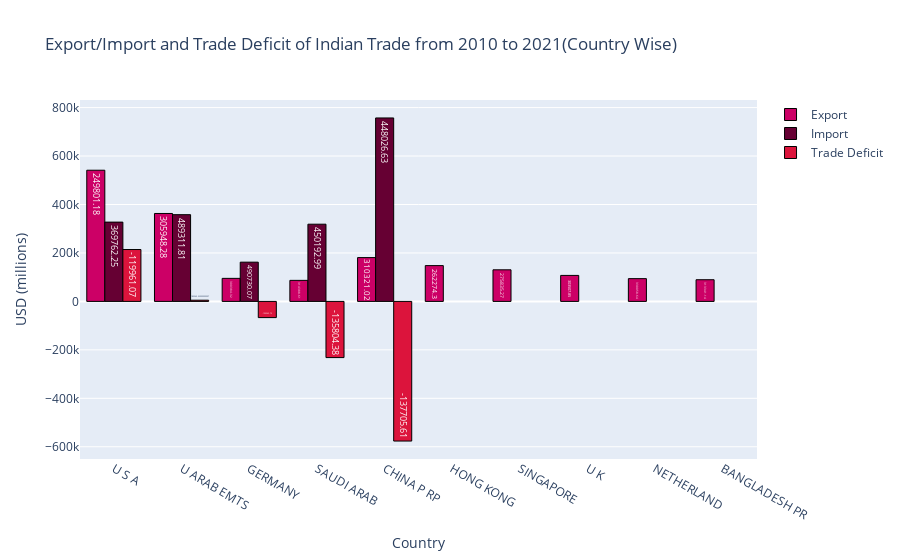

Notebook code for this chart:
### Code cell
#Graph of Expors and imports wcountry wise (Top 10)

bar1 = go.Bar(
                x = total_country.index,
                y = total_country.Export,
                name = "Export",
                marker = dict(color = 'rgb(204,0,102)',
                             line=dict(color='rgb(0,0,0)',width=1.0)),
                text = total_year.Export)
# create trace2 
bar2 = go.Bar(
                x = total_country.index,
                y = total_country.Import,
                name = "Import",
                marker = dict(color = 'rgb(102, 0, 51)',
                              line=dict(color='rgb(0,0,0)',width=1.0)),
                text = total_year.Import)
# create trace3
bar3 = go.Bar(
                x = total_country.index,
                y = total_country['Trade Deficit'],
                name = "Trade Deficit",
                marker = dict(color = 'crimson',
                              line=dict(color='rgb(0,0,0)',width=1.0)),
                text = total_year['Trade Deficit'])

layout = go.Layout(hovermode= 'closest', title = 'Export/Import and Trade Deficit of Indian Trade from 2010 to 2021(Country Wise)' , xaxis = dict(title = 'Country'), yaxis = dict(title = 'USD (millions)'))
fig = go.Figure(data = [bar1, bar2, bar3], layout = layout)
fig.show()

### Figure 1 — Plotly figure (JSON) as saved in the notebook; plotly's stock layout.template omitted (floating-point values rounded to 4 significant figures)
{"data": [{"marker": {"color": "rgb(204,0,102)", "line": {"color": "rgb(0,0,0)", "width": 1}}, "name": "Export", "text": [249800.0, 305900.0, 300400.0, 314400.0, 310300.0, 262300.0, 275800.0, 303500.0, 330100.0, 313300.0, 291800.0, 422000.0], "type": "bar", "x": ["U S A", "U ARAB EMTS", "GERMANY", "SAUDI ARAB", "CHINA P RP", "HONG KONG", "SINGAPORE", "U K", "NETHERLAND", "BANGLADESH PR"], "y": [541500.0, 363000.0, 95150.0, 86850.0, 180900.0, 147800.0, 130400.0, 107300.0, 93960.0, 89520.0]}, {"marker": {"color": "rgb(102, 0, 51)", "line": {"color": "rgb(0,0,0)", "width": 1}}, "name": "Import", "text": [369800.0, 489300.0, 490700.0, 450200.0, 448000.0, 381000.0, 384400.0, 465600.0, 514100.0, 474700.0, 394400.0, 613000.0], "type": "bar", "x": ["U S A", "U ARAB EMTS", "GERMANY", "SAUDI ARAB", "CHINA P RP", "HONG KONG", "SINGAPORE", "U K", "NETHERLAND", "BANGLADESH PR"], "y": [327300.0, 358000.0, 162000.0, 318700.0, 757200.0, null, null, null, null, null]}, {"marker": {"color": "crimson", "line": {"color": "rgb(0,0,0)", "width": 1}}, "name": "Trade Deficit", "text": [-120000.0, -183400.0, -190300.0, -135800.0, -137700.0, -118700.0, -108500.0, -162100.0, -184000.0, -161400.0, -102600.0, -191100.0], "type": "bar", "x": ["U S A", "U ARAB EMTS", "GERMANY", "SAUDI ARAB", "CHINA P RP", "HONG KONG", "SINGAPORE", "U K", "NETHERLAND", "BANGLADESH PR"], "y": [214200.0, 4953.0, -66810.0, -231900.0, -576400.0, null, null, null, null, null]}], "layout": {"hovermode": "closest", "title": {"text": "Export/Import and Trade Deficit of Indian Trade from 2010 to 2021(Country Wise)"}, "xaxis": {"title": {"text": "Country"}}, "yaxis": {"title": {"text": "USD (millions)"}}}}
